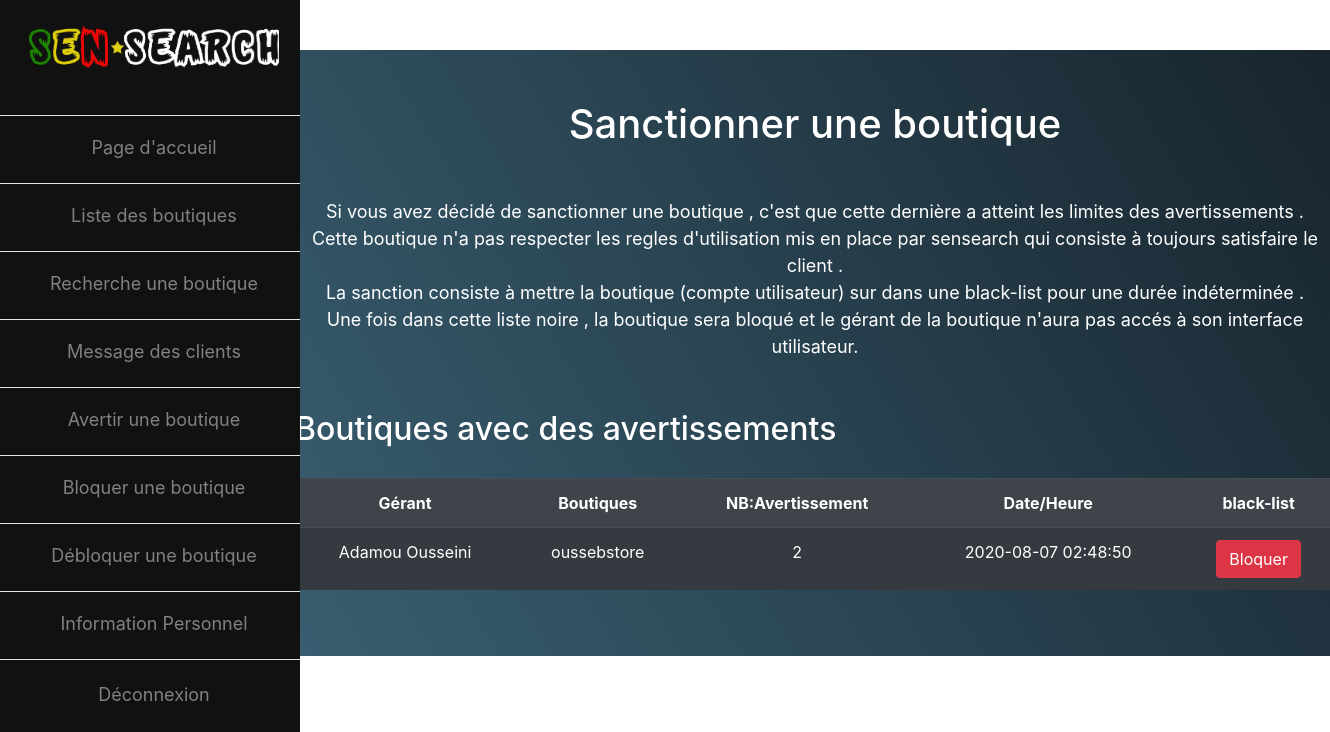
The app's page /admin/sanctions.php (signed in) with its own data.
### tables this page shows
CREATE TABLE `avertissement` (
  `id` int(11) NOT NULL,
  `avertissement` int(11) NOT NULL,
  `boutique` int(11) NOT NULL,
  `description` text NOT NULL,
  `date` timestamp NOT NULL DEFAULT current_timestamp() ON UPDATE current_timestamp()
);

CREATE TABLE `inscription` (
  `id` int(11) NOT NULL,
  `nom` varchar(255) NOT NULL,
  `prenom` varchar(255) NOT NULL,
  `email` varchar(255) NOT NULL,
  `telephone` varchar(255) NOT NULL,
  `password` text NOT NULL,
  `nom_boutique` varchar(255) NOT NULL,
  `ville` int(11) NOT NULL,
  `adresse` varchar(255) NOT NULL,
  `statut` int(11) NOT NULL,
  `info_boutique` text NOT NULL,
  `date_inscription` timestamp NOT NULL DEFAULT current_timestamp()
);

### admin/sanctions.php (the view, shortened to what this page needs)
<?php require '../connexionDB.php'; ?>
<?php require 'head_admin.php'; ?>
<div class="container">
	<div class="row">
		<div class="col-md-12">
			<h1 align="center">Sanctionner une boutique</h1>
			<p align="center">
				Si vous avez décidé de sanctionner une boutique , c'est que cette dernière a atteint les limites des avertissements .<br>
				Cette boutique n'a pas respecter les regles d'utilisation mis en place par sensearch qui consiste à toujours satisfaire le client . <br>
				La sanction consiste à mettre la boutique (compte utilisateur) sur dans une black-list pour une durée indéterminée .<br>
				Une fois dans cette liste noire , la boutique sera bloqué et le g&eacute;rant de la boutique n'aura pas acc&eacute;s à son interface utilisateur.
			</p>
			<h2>Boutiques avec des avertissements</h2>
			<?php
				echo "<table class = 'table table-striped table-dark'>";
					echo "<th><center>G&eacute;rant</center></th>";
					echo "<th><center>Boutiques</center></th>";
					echo "<th><center>NB:Avertissement</center></th>";
					echo "<th><center>Date/Heure</center></th>";
					echo "<th><center>black-list</center></th>";
			$avertissement = $bdd->query("SELECT * , count(avertissement) AS av FROM avertissement GROUP BY boutique");
					while ($data = $avertissement->fetch()) {
						$store = $bdd->prepare("SELECT * FROM inscription WHERE id = ?");
						$store->execute(array($data['boutique']));
						$boutique = $store->fetch();
						echo "<tr>";
							echo "<td><center>" . $boutique['nom'] . " " . $boutique['prenom'] . "</center></td>";
							echo "<td><center>" . $boutique['nom_boutique'] . "</center></td>";
							echo "<td><center>" . $data['av'] . "</center></td>";
							echo "<td><center>" . $data['date'] . "</center></td>";
							echo "<td><center>";
								echo "<a href = 'block_boutique.php?id=". $boutique['id'] . "' class= 'btn btn-danger'>Bloquer</a>" ;
							echo "</center></td>";
						echo "</tr>";
					}
			echo "</table>";
			 ?>
		</div>
	</div>
</div>

### admin/sanctions.php (style rules this page uses)
.col-md-12 { margin-left: 150px; margin-top: 50px; margin-bottom: 50px; padding: 50px; border-radius: 15px; background: #16222A; background: -webkit-linear-gradient(59deg, #3A6073, #16222A); background: linear-gradient(59deg, #3A6073, #16222A); }
h1,h2,h3,p { color: white; }
p { font-size: 18px; margin-top: 50px; margin-bottom: 50px; }
h2 { margin-bottom: 30px; }
body { background-image: url('../images/admin_bckgrd.gif'); }

### records on screen
avertissement: boutique.nom "Adamou", boutique.prenom "Ousseini", boutique.nom_boutique "oussebstore", av "2", date "2020-08-07 02:48:50"
